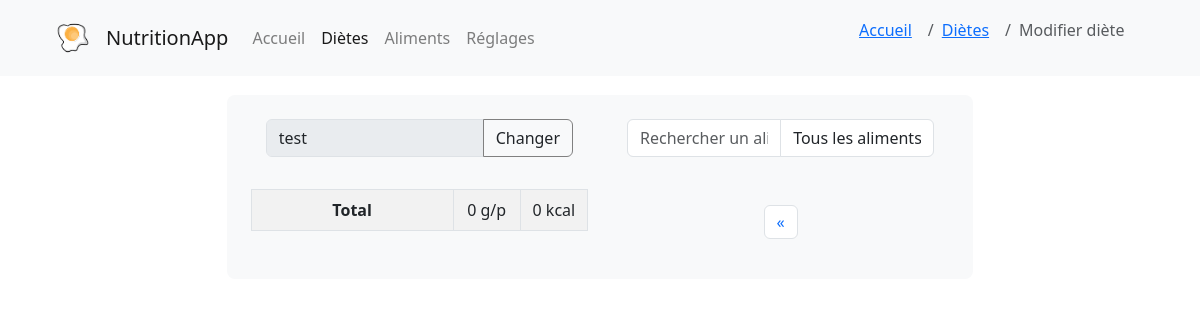
The app's page /creer_diete/1, older data.
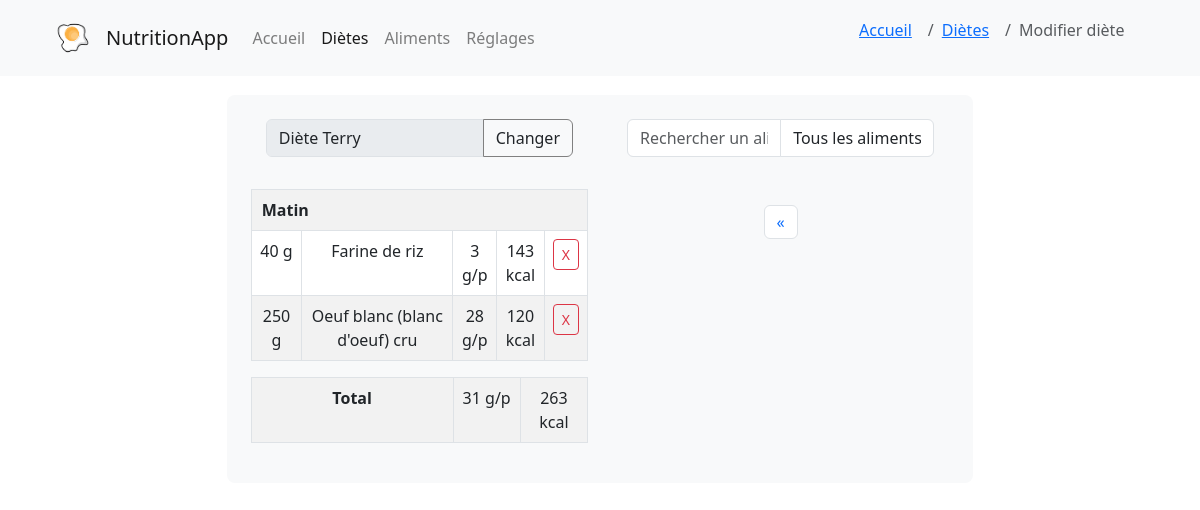
The same page, newer data.
### models/Diete.py (models this page shows, shortened)
class Diete(db.Model):
    id = db.Column(db.Integer, primary_key=True)
    titre_diete = db.Column(db.String(255), nullable=True) # nom de la diete
    createur = db.Column(db.Integer, db.ForeignKey('utilisateur.id'), nullable=True)
    date = db.Column(db.Date, nullable=True)
    createur_obj = db.relationship('Utilisateur', backref=db.backref('dietes'), foreign_keys=[createur])
    def get_by_id(id):
        return Diete.query.get(id)
    def portions_associees(self):
        return Portion.query.join(Aliment).filter(Portion.diete == self.id).order_by(Portion.label_portion, Aliment.titre).all()
    def total_kcal(self):
        return sum([portion.kcal_portion() for portion in self.portions_associees()])
    def total_proteines(self):
        return sum([portion.proteines_portion() for portion in self.portions_associees()])

### models/Portion.py (models this page shows, shortened)
class Portion(db.Model):
    id = db.Column(db.Integer, primary_key=True)
    diete = db.Column(db.Integer, db.ForeignKey('diete.id'))
    aliment = db.Column(db.Integer, db.ForeignKey('aliment.id'))
    nombre = db.Column(db.Integer, nullable=False, server_default='0')
    label_portion = db.Column(db.Integer, nullable=False, server_default='0') # 1=matin, 2=collation matin, 3=midi, 4=collation aprem, 5=soir, 6=collation soir
    diete_obj = db.relationship('Diete', backref=db.backref('portions'))
    aliment_obj = db.relationship('Aliment', backref=db.backref('portions'))
    def unite(self):
        return self.aliment_obj.unite
    def kcal_portion(self):
        if self.unite() == 1: # si l'aliment est en unité (kcal * nombre)
            return round(self.aliment_obj.kcal * self.nombre)
        else: # aliment == 0 (kcal * nombre * 0.01 * 100g) ; aliment == 2 (kcal * nombre * 0.01 * 100mL)
            return round(self.aliment_obj.kcal * self.nombre * 0.01)
    def proteines_portion(self):
        if self.unite() == 1:
            return round(self.aliment_obj.proteines * self.nombre)
        else:
            return round(self.aliment_obj.proteines * self.nombre * 0.01)

### models/Aliment.py (models this page shows, shortened)
class Aliment(db.Model):
    id = db.Column(db.Integer, primary_key=True)
    titre = db.Column(db.String(255), nullable=True, unique=True)
    kcal = db.Column(db.Integer, nullable=True, server_default='0')
    proteines = db.Column(db.Integer, nullable=True, server_default='0')
    glucides = db.Column(db.Integer, nullable=True, server_default='0')
    lipides = db.Column(db.Integer, nullable=True, server_default='0')
    categorie = db.Column(db.String(255), nullable=True, server_default="Autre") # légume, fruit, féculent...
    photo = db.Column(db.String(255), nullable=True, server_default='')
    description = db.Column(db.String(255), nullable=True, server_default='')
    unite = db.Column(db.Integer, nullable=True, server_default='0') # 0 = 100g, 1 = 1 unité, 2 = mL
    valide = db.Column(db.Integer, nullable=True, server_default='0') # 0 = non validé, 1 = validé
    def get_all():
        return Aliment.query.order_by(Aliment.titre).limit(MAX_RESULTS).all()

### controllers/diete.py (the view)
@app.route('/creer_diete/<int:id>', methods=['GET', 'POST'])
def creer_diete(id):
    diete_courante = Diete.get_by_id(id)
    portions_repas = diete_courante.portions_associees()
    aliments = Aliment.get_all()
    return render_template('diete/creer_diete.html', aliments=aliments, diete=diete_courante, portions_repas=portions_repas)

### templates/diete/creer_diete.html (shortened to what this page needs)
{% extends 'base.html' %}
{% block content %}
{% set page = 'dietes' %}
{% set place = ["accueil","dietes","modifier_diete"] %}
{% with breadcrumb=place %}
    {% include "navbar.html" %}
{% endwith %}
<link rel="stylesheet" href="{{root}}{{ url_for('static', filename='css/pages.css') }}">
<div class="content_gerer_diete">
  <div class="p-4 mb-4 bg-light rounded-3">
    <div class="row">
      <div class="col-md-6">
          <div class="input-group mb-3 col-md-12">
            <input type="text" id="titre_diete" name="titre_diete" class="form-control" placeholder="Titre" value="{{ diete.titre_diete }}" readonly required>
            <div class="input-group-append">
                <span class="btn input-group-text" style="border-color: grey;" data-bs-toggle="modal" data-bs-target="#modalChangeTitle" id="titre_diete">Changer</span>
            </div>
          </div>
          <table class="table table-striped table-bordered">
            {% set current_label = [] %}
            {% for portion in portions_repas %}
            {% if current_label[-1] != portion.label_portion %}
                    <table class="table table-striped table-bordered full-width-table">
                        {% do current_label.append(portion.label_portion) %}
                            <tr>
                                <th colspan="5" style="padding-left: 10px;">
                                    {% if current_label[-1] == 1 %}
                                        Matin
                                    {% elif current_label[-1] == 3 %}
                                        Midi
                                    {% elif current_label[-1] == 5 %}
                                        Soir
                                    {% else %}
                                        Collation
                                    {% endif %}
                                </th>
                            </tr>
                {% endif %}
            <tr>
              {% if portion.aliment_obj.unite == 1 %}
                <td style="width: 15%">{{ portion.nombre }}</td>
                <td style="width: 45%">{{ portion.aliment_obj.titre }}</td>
              {% elif portion.aliment_obj.unite == 2 %}
                <td style="width: 15%">{{ portion.nombre }} mL</td>
                <td style="width: 45%">{{ portion.aliment_obj.titre }}</td>
              {% else %}
                <td style="width: 15%">{{ portion.nombre }} g</td>
                <td style="width: 45%">{{ portion.aliment_obj.titre }}</td>
              {% endif %}
              <td>{{ portion.proteines_portion() }} g/p</td>
              <td>{{ portion.kcal_portion() }} kcal</td>
              <td class="text-center">
                <a href="{{ url_for('controllers.enlever_aliment_diete', id_portion=portion.id, id_diete=diete.id) }}" class="btn btn-sm btn-outline-danger">X</a>
              </td>
            </tr>
            {% endfor %}
          </table>
        <table class="table table-striped table-bordered">
          <tr class="text-center">
              <th colspan="2" style="width: 60%;">Total</th>
              <td style="width: 20%;">{{ diete.total_proteines()|round|int }} g/p</td>
              <td style="width: 20%;">{{ diete.total_kcal()|round|int }} kcal</td>
          </tr>
        </table>
      </div>
      <div class="col-md-6">
        <div class="input-group mb-3 col-md-12">
          <form id="search-form" class="input-group mb-3">
            <input id="filterInput" type="text" name="search" class="form-control" placeholder="Rechercher un aliment" aria-label="Rechercher un aliment">
            <select id="filterSelect" name="filterSelect" class="form-control" required></select>
          </form>
        </div>
        <nav aria-label="Page navigation example">
          <ul class="pagination justify-content-center" id="pagination">
            <li class="page-item">
              <a class="page-link" href="#" aria-label="Previous" id="prevPage">
                <span aria-hidden="true">&laquo;</span>
              </a>
            </li>
          </ul>
        </nav>
      </div>
    </div>
  </div>
</div>
{% endblock %}

### templates/base.html (shortened to what this page needs)
<!DOCTYPE html>
<html lang="fr">
<head>
    <link rel="stylesheet" href="{{root}}{{ url_for('static', filename='css/base.css') }}">
    <link rel="stylesheet" href="https://cdn.jsdelivr.net/npm/bootstrap@4.0.0/dist/css/bootstrap.min.css">
    <link rel="stylesheet" href="https://cdnjs.cloudflare.com/ajax/libs/bootstrap/5.3.0/css/bootstrap.min.css">
</head>
<body>
    {% block content %}
    {% endblock %}
</body>
</html>

### templates/navbar.html (shortened to what this page needs)
<nav class="navbar navbar-expand-lg navbar-light bg-light">
  <a class="navbar-brand ms-5" href="{{url_for('controllers.accueil')}}">
    <div class="d-flex align-items-center">
    <img src="{{url_for('static', filename='images/logo_app.png')}}" alt="logo" width="50" height="50" class="d-inline-block align-text-top">
    <span class="ms-2">NutritionApp</span>
    </div>
  </a>
  <div class="collapse navbar-collapse" id="navbarNavDropdown">
    <ul class="navbar-nav">
      <li class="nav-item {% if page == 'accueil' %}active{% endif %}">
      <a href="{{url_for('controllers.accueil')}}" class="nav-link">Accueil</a>
      </li>
      <li class="nav-item {% if page == 'dietes' %}active{% endif %}">
        <a href="{{url_for('controllers.dietes')}}" class="nav-link">Diètes</a>
      </li>
      <li class="nav-item {% if page == 'aliments' %}active{% endif %}">
        <a href="{{url_for('controllers.aliments')}}" class="nav-link">Aliments</a>
      </li>
      <li class="nav-item {% if page == 'reglages' %}active{% endif %}">
        <a href="{{url_for('controllers.reglages')}}" class="nav-link">Réglages</a>
      </li>
    </ul>
  </div>
  <ol class="breadcrumb" style="margin-right: 2cm;">
    {% if breadcrumb|length > 1 %}
      {% set pretty_name = {
        'accueil': 'Accueil',
        'dietes': 'Diètes',
        'aliments': 'Aliments',
        'reglages': 'Réglages',
        'modifier_diete': 'Modifier diète',
        'changer_diete': 'Changer diète',
        'creer_aliment': 'Créer aliment',
        'display_diete': 'Détail diète',
        'modifier_aliment': 'Modifier aliment'
      } %}
      {% for item in breadcrumb %}
        {% if loop.last %}
          <li class="breadcrumb-item active" aria-current="page">{{pretty_name[item]}}</li>
        {% else %}
          {% set var = "controllers." + item %}
          <li class="breadcrumb-item"><a href="{{url_for(var)}}">{{pretty_name[item]}}</a></li>
        {% endif %}
      {% endfor %}
    {% endif %}
  </ol>
</nav>

### static/css/base.css (style rules this page uses)
html { font-family: 'Roboto', sans-serif; font-size: 16px; line-height: 1.5; color: #333; background-color: #fff; }

### static/css/pages.css (style rules this page uses)
.content_gerer_diete { padding: 0.5cm 6cm 1cm 6cm; }
.table td { text-align: center; }

Row changes from the older to the newer data that the page shows:
changed Diete: titre_diete "test" → "Diète Terry"
added Portion: label_portion "Matin", nombre "40", aliment_obj.titre "Farine de riz", proteines_portion "3", kcal_portion "143"
added Portion: nombre "250", aliment_obj.titre "Oeuf blanc (blanc d'oeuf) cru", proteines_portion "28", kcal_portion "120"
now on this page (row edited): Aliment: total_proteines "31", total_kcal "263"
Text that changed along with them:
{{ diete.total_proteines()|round|int }}: "0" → (not shown)
{{ diete.total_kcal()|round|int }}: "0" → (not shown)
